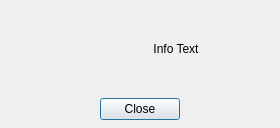
<?xml version="1.0" encoding="UTF-8"?>
<ui version="4.0">
 <class>InfoDialog</class>
 <widget class="QDialog" name="InfoDialog">
  <property name="geometry">
   <rect>
    <x>0</x>
    <y>0</y>
    <width>280</width>
    <height>128</height>
   </rect>
  </property>
  <property name="minimumSize">
   <size>
    <width>280</width>
    <height>128</height>
   </size>
  </property>
  <property name="maximumSize">
   <size>
    <width>280</width>
    <height>128</height>
   </size>
  </property>
  <property name="windowTitle">
   <string>Dialog</string>
  </property>
  <layout class="QGridLayout" name="gridLayout">
   <property name="margin">
    <number>8</number>
   </property>
   <property name="spacing">
    <number>8</number>
   </property>
   <item row="0" column="0">
    <widget class="QLabel" name="infoIcon">
     <property name="sizePolicy">
      <sizepolicy hsizetype="Minimum" vsizetype="Minimum">
       <horstretch>0</horstretch>
       <verstretch>0</verstretch>
      </sizepolicy>
     </property>
     <property name="minimumSize">
      <size>
       <width>64</width>
       <height>64</height>
      </size>
     </property>
     <property name="maximumSize">
      <size>
       <width>64</width>
       <height>64</height>
      </size>
     </property>
     <property name="text">
      <string/>
     </property>
     <property name="pixmap">
      <pixmap resource="../maxcommander.qrc">:/info_black</pixmap>
     </property>
     <property name="scaledContents">
      <bool>true</bool>
     </property>
    </widget>
   </item>
   <item row="0" column="1">
    <widget class="QLabel" name="infoLabel">
     <property name="sizePolicy">
      <sizepolicy hsizetype="Expanding" vsizetype="Expanding">
       <horstretch>0</horstretch>
       <verstretch>0</verstretch>
      </sizepolicy>
     </property>
     <property name="text">
      <string>Info Text</string>
     </property>
     <property name="alignment">
      <set>Qt::AlignCenter</set>
     </property>
     <property name="wordWrap">
      <bool>true</bool>
     </property>
    </widget>
   </item>
   <item row="1" column="0" colspan="2">
    <widget class="QDialogButtonBox" name="buttonBox">
     <property name="orientation">
      <enum>Qt::Horizontal</enum>
     </property>
     <property name="standardButtons">
      <set>QDialogButtonBox::Close</set>
     </property>
     <property name="centerButtons">
      <bool>true</bool>
     </property>
    </widget>
   </item>
  </layout>
 </widget>
 <resources>
  <include location="../maxcommander.qrc"/>
 </resources>
 <connections>
  <connection>
   <sender>buttonBox</sender>
   <signal>accepted()</signal>
   <receiver>InfoDialog</receiver>
   <slot>accept()</slot>
   <hints>
    <hint type="sourcelabel">
     <x>248</x>
     <y>254</y>
    </hint>
    <hint type="destinationlabel">
     <x>157</x>
     <y>274</y>
    </hint>
   </hints>
  </connection>
  <connection>
   <sender>buttonBox</sender>
   <signal>rejected()</signal>
   <receiver>InfoDialog</receiver>
   <slot>reject()</slot>
   <hints>
    <hint type="sourcelabel">
     <x>316</x>
     <y>260</y>
    </hint>
    <hint type="destinationlabel">
     <x>286</x>
     <y>274</y>
    </hint>
   </hints>
  </connection>
 </connections>
</ui>
